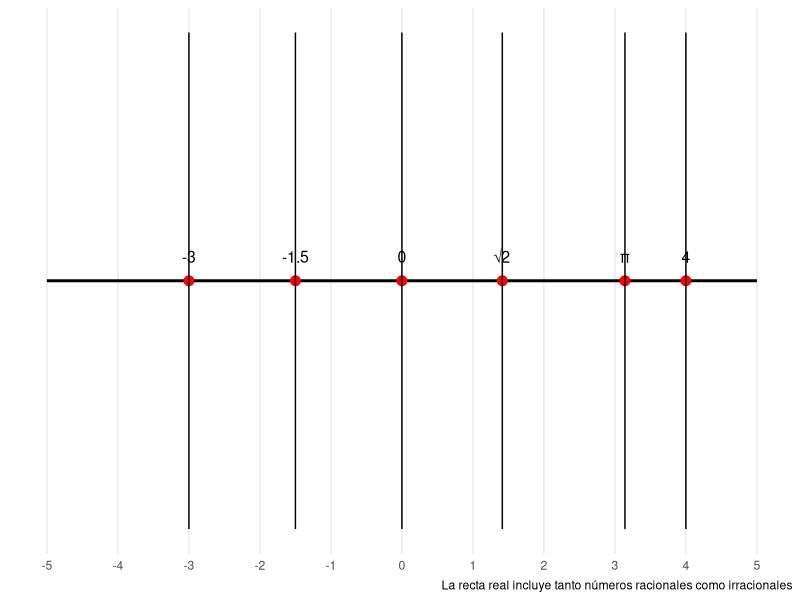
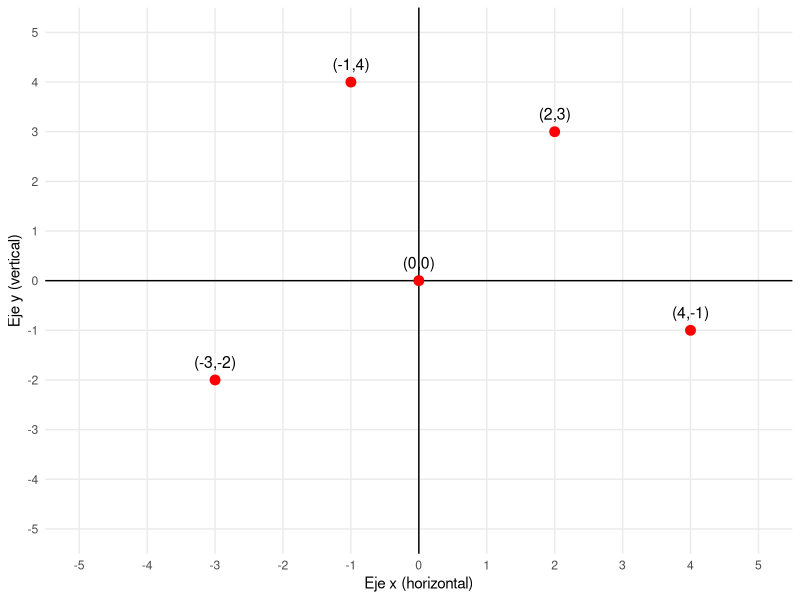
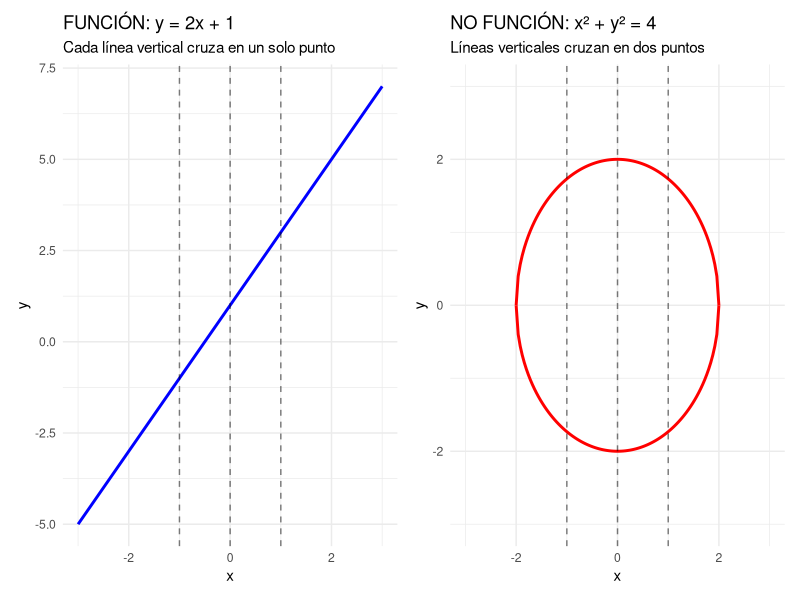

Write R code to recreate these figures, in order.
## ---- chunk 1
#| label: fig-recta-real
#| fig-cap: "Representación geométrica de la recta real"
#| echo: false
#| warning: false

library(ggplot2)

# Crear datos para la recta real
df <- data.frame(x = seq(-5, 5, by = 0.01), y = 0)

# Puntos específicos
puntos <- data.frame(
  x = c(-3, -1.5, 0, sqrt(2), pi, 4),
  y = rep(0, 6),
  label = c("-3", "-1.5", "0", "√2", "π", "4")
)

ggplot() +
  geom_line(data = df, aes(x = x, y = y), linewidth = 1) +
  geom_point(data = puntos, aes(x = x, y = y), size = 3, color = "red") +
  geom_text(data = puntos, aes(x = x, y = y, label = label), 
            vjust = -1.5, size = 4) +
  geom_segment(data = puntos, aes(x = x, xend = x, y = -0.05, yend = 0.05),
               linewidth = 0.5) +
  scale_x_continuous(breaks = seq(-5, 5, 1)) +
  theme_minimal() +
  theme(
    axis.text.y = element_blank(),
    axis.ticks.y = element_blank(),
    axis.title = element_blank(),
    panel.grid.major.y = element_blank(),
    panel.grid.minor = element_blank()
  ) +
  labs(caption = "La recta real incluye tanto números racionales como irracionales")
## ---- chunk 2
#| label: fig-plano-cartesiano
#| fig-cap: "Representación de pares ordenados en el plano cartesiano"
#| echo: false

library(ggplot2)

# Puntos específicos
puntos <- data.frame(
  x = c(2, -3, 4, -1, 0),
  y = c(3, -2, -1, 4, 0),
  label = c("(2,3)", "(-3,-2)", "(4,-1)", "(-1,4)", "(0,0)")
)

ggplot(puntos, aes(x = x, y = y)) +
  geom_hline(yintercept = 0, linewidth = 0.5) +
  geom_vline(xintercept = 0, linewidth = 0.5) +
  geom_point(size = 3, color = "red") +
  geom_text(aes(label = label), vjust = -1, size = 4) +
  scale_x_continuous(breaks = seq(-5, 5, 1), limits = c(-5, 5)) +
  scale_y_continuous(breaks = seq(-5, 5, 1), limits = c(-5, 5)) +
  theme_minimal() +
  labs(x = "Eje x (horizontal)", y = "Eje y (vertical)") +
  theme(panel.grid.minor = element_blank())
## ---- chunk 3
#| label: fig-funcion-vs-relacion
#| fig-cap: "Comparación entre función y relación"
#| echo: false
#| fig-width: 10
#| fig-height: 4

library(ggplot2)
library(patchwork)

# Gráfica 1: Función (línea recta)
p1 <- ggplot(data.frame(x = c(-3, 3)), aes(x = x)) +
  stat_function(fun = function(x) 2*x + 1, linewidth = 1, color = "blue") +
  geom_vline(xintercept = c(-1, 0, 1), linetype = "dashed", alpha = 0.5) +
  labs(title = "FUNCIÓN: y = 2x + 1",
       subtitle = "Cada línea vertical cruza en un solo punto",
       x = "x", y = "y") +
  theme_minimal() +
  coord_cartesian(xlim = c(-3, 3), ylim = c(-5, 7))

# Gráfica 2: No función (círculo)
circle <- function(x) sqrt(4 - x^2)
p2 <- ggplot(data.frame(x = c(-2, 2)), aes(x = x)) +
  stat_function(fun = circle, linewidth = 1, color = "red") +
  stat_function(fun = function(x) -circle(x), linewidth = 1, color = "red") +
  geom_vline(xintercept = c(-1, 0, 1), linetype = "dashed", alpha = 0.5) +
  labs(title = "NO FUNCIÓN: x² + y² = 4",
       subtitle = "Líneas verticales cruzan en dos puntos",
       x = "x", y = "y") +
  theme_minimal() +
  coord_cartesian(xlim = c(-3, 3), ylim = c(-3, 3))

p1 + p2
